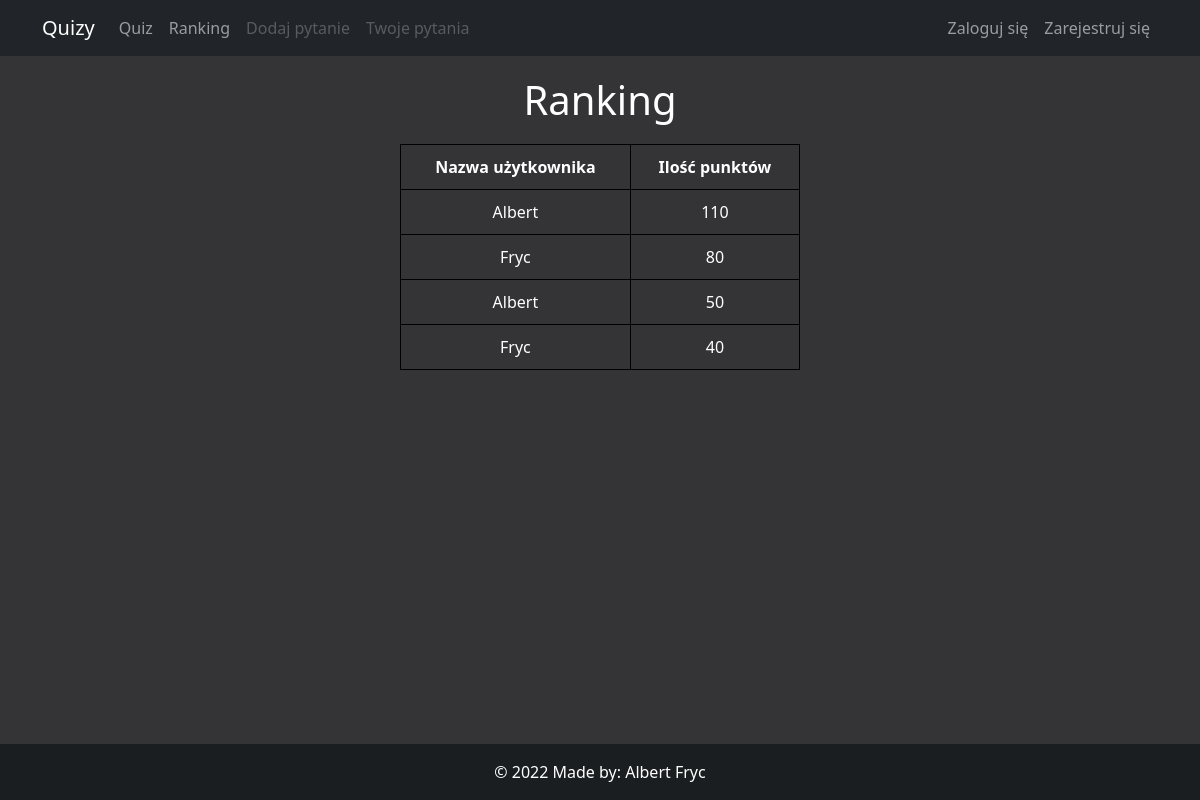
Page /ranking on the committed database.
### quizy/modele.py (models this page shows, shortened)
class Ranking(db.Model):
    id = db.Column(db.Integer, primary_key=True)
    pkt = db.Column(db.Integer)
    usr = db.Column(db.Integer, db.ForeignKey('uzytkownik.id'))

class Uzytkownik(db.Model, UserMixin):
    id = db.Column(db.Integer, primary_key=True)
    username = db.Column(db.String(20), unique=True, nullable=False)
    email = db.Column(db.String(120), unique=True, nullable=False)
    password = db.Column(db.String(60), nullable=False)
    twpyt = db.relationship('Pytanie', backref='autor', lazy=True)
    rnkd = db.relationship('Ranking', backref=db.backref('pozycja'), lazy=True)
    def __str__(self):
        return self.username

### quizy/routes.py (the view)
@app.route('/ranking', methods=['GET', 'POST'])
def ranking():
    ranking = Ranking.query.join(Uzytkownik).order_by(Ranking.pkt.desc()).all()
    if not ranking:
        flash('Brak obecnie pozycji w rankingu.', 'danger')
        return redirect(url_for('index'))
    return render_template("ranking.html", ranking=ranking)

### quizy/templates/ranking.html
{% extends "szablon.html" %}
{% block content %}
<div class="container" id="cont">
    <h1 style="margin: 20px; text-align:center">Ranking</h1>
    <table>
    <tr id="brdr">
        <th id="brdr">Nazwa użytkownika</th>
        <th id="brdr">Ilość punktów</th>
      </tr>
      {% for r in ranking %}
      <tr id="brdr">
        <td id="brdr">{{ r.pozycja }}</td>
        <td id="brdr">{{ r.pkt }}</td>
        </tr>
    {% endfor %}
</table>
</div>
{% endblock content %}

### quizy/static/style.css (style rules this page uses)
#bd { background-color: #343437; color: white; }
#cont { width: 50%; }
table { width: 400px; text-align: center; margin-left: auto; margin-right: auto; }
#brdr { border: solid 1px black; padding: 10px; }

### rows in the picture
Ranking: pozycja "Albert", pkt "110"
Ranking: pozycja "Fryc", pkt "80"
Ranking: pozycja "Albert", pkt "50"
Ranking: pozycja "Fryc", pkt "40"
